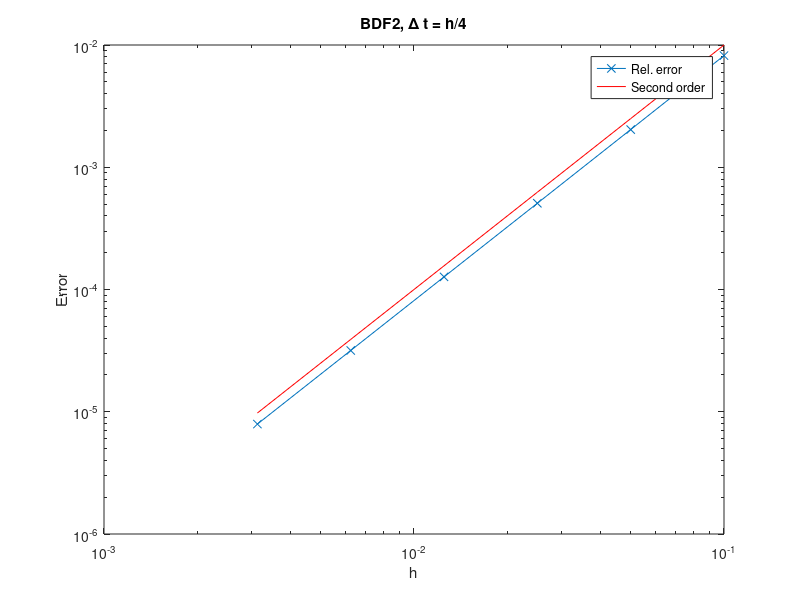

Reproduce this figure in MATLAB.
%% Forward Euler
ntests = 6;
N = 2.^(0:ntests-1)*10+1;
err = zeros(ntests,1);
H = 1./(N-1);
uexact = @(t,x) exp(-pi^2*t)*sin(pi*x);

for k = 1:length(N)
    n = N(k);
    x = linspace(0,1,n)';
    h = 1/(n-1);

    D = 1/h^2*spdiags(ones(n,1)*[1 -2 1],-1:1,n,n);
    D(1,1) = 1; D(1,2) = 0;
    D(n,n) = 1; D(n,n-1) = 0;
    
    tfinal = 0.1;
    dt = 0.5*h^2;  % Need for stability
    ntsteps = round(tfinal/dt);

    u = uexact(0,x);

    I = speye(n);

    for j = 1:ntsteps
        u = u + dt*D*u;
    end
    err(k) = norm(u-uexact(tfinal,x),2)/norm(uexact(tfinal,x),2);
end
loglog(H,err,'x-',H,H.^2,'r-'), legend('Rel. error','Second order')
xlabel('h'), ylabel('Error'), title('Forward Euler, \Delta t = 0.5h^2')
ratio = err(1:end-1)./err(2:end)

%% Backward Euler
ntests = 6;
N = 2.^(0:ntests-1)*10+1;
err = zeros(ntests,1);
H = 1./(N-1);
uexact = @(t,x) exp(-pi^2*t)*sin(pi*x);

for k = 1:length(N)
    n = N(k);
    x = linspace(0,1,n)';
    h = 1/(n-1);

    D = 1/h^2*spdiags(ones(n,1)*[1 -2 1],-1:1,n,n);
    % Remove boundar conditions
    D = D(2:n-1,2:n-1);
    
    tfinal = 0.1;
    dt = 0.25*h^2;  % No stability restrictions
    ntsteps = round(tfinal/dt);

    u = uexact(0,x(2:end-1));

    I = speye(n-2);

    for j = 1:ntsteps
        u = (I-dt*D)\u;
    end
    % Add boundary conditions back in
    u = [0;u;0];
    err(k) = norm(u-uexact(tfinal,x),2)/norm(uexact(tfinal,x),2);
end
loglog(H,err,'x-',H,H,'r-'), legend('Rel. error','First order')
xlabel('h'), ylabel('Error'), title('Backward Euler, \Delta t = h/4')
ratio = err(1:end-1)./err(2:end)

%% BDF 2

ntests = 6;
N = 2.^(0:ntests-1)*10+1;
err = zeros(ntests,1);
H = 1./(N-1);
uexact = @(t,x) exp(-pi^2*t)*sin(pi*x);

for k = 1:length(N)
    n = N(k);
    x = linspace(0,1,n)';
    h = 1/(n-1);

    D = 1/h^2*spdiags(ones(n,1)*[1 -2 1],-1:1,n,n);
    % Remove boundar conditions
    D = D(2:n-1,2:n-1);
    
    tfinal = 0.1;
    dt = 0.125*h^2;  % No stability restrictions
    ntsteps = round(tfinal/dt);

    u0 = uexact(0,x(2:end-1));

    I = speye(n-2);
    
    % One step of backward euler
    u = (I-dt*D)\u0;

    for j = 2:ntsteps
        temp = u;
        u = (I-dt*2/3*D)\(4/3*u - 1/3*u0);
        u0 = temp;
    end
    % Add boundary conditions back in
    u = [0;u;0];
    err(k) = norm(u-uexact(tfinal,x),2)/norm(uexact(tfinal,x),2);
end
loglog(H,err,'x-',H,H.^2,'r-'), legend('Rel. error','Second order')
xlabel('h'), ylabel('Error'), title('BDF2, \Delta t = h/4')
ratio = err(1:end-1)./err(2:end)
